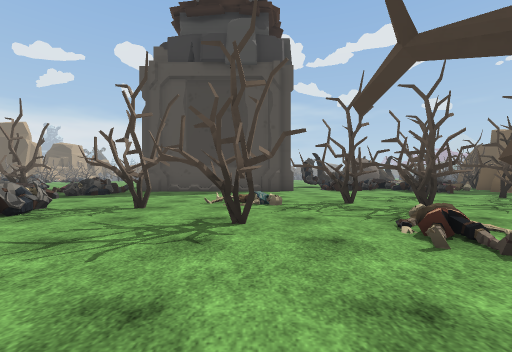
[1] (above)

20 first-person views from a walk through a scene from a Unity 3-D project. The camera is 1.2 m above the floor, looks level and sees 90° across. The floor is counted in squares, 2 m on a side. Each view is taken from the middle of a square. On the plan, view 1 faces up. The plan holds only what a view shows up to about 9 squares ahead; the rest is blank. The place goes on beyond the plan. The player is left out. Some animated figures are left out. Some surface patterns are stand-ins.

[2]
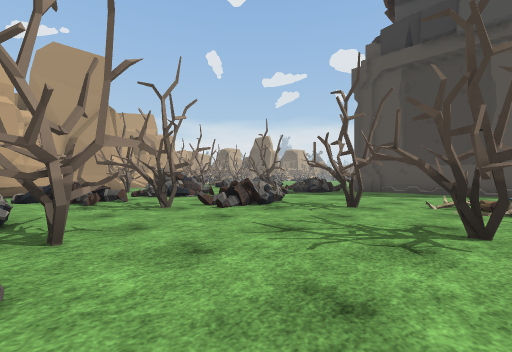

[3]
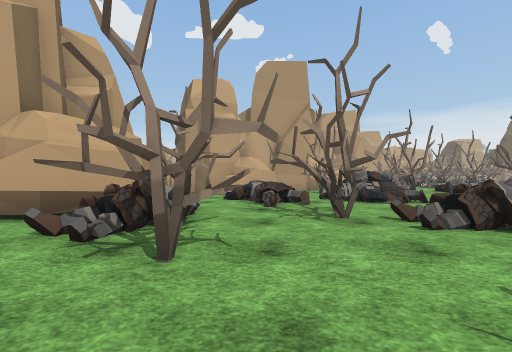

[4]
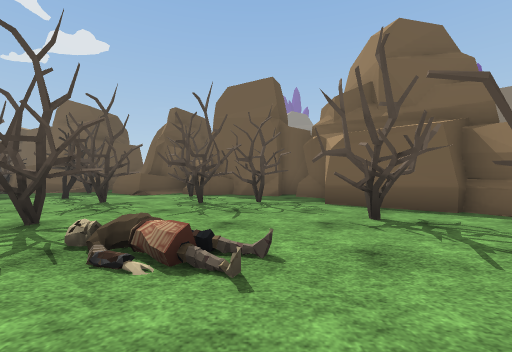

[5]
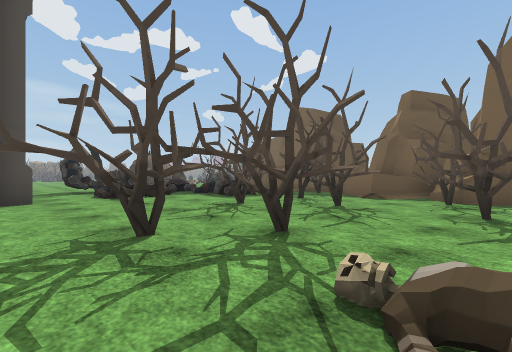

[6]
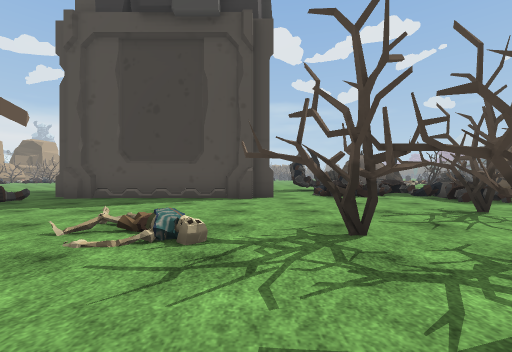

[7]
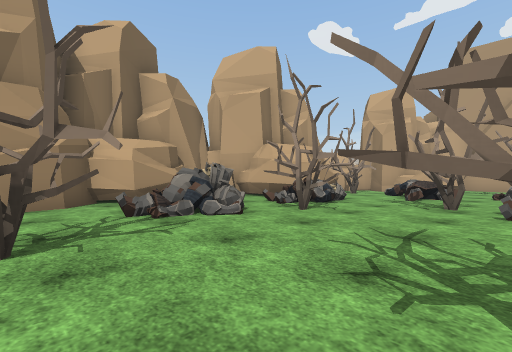

[8]
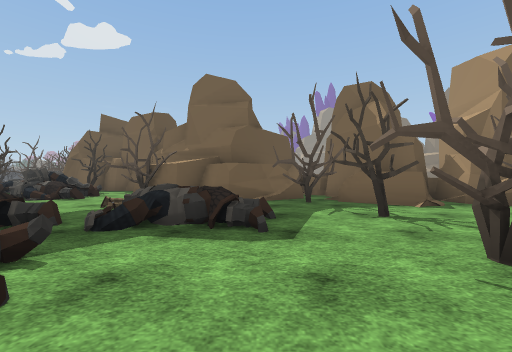

[9]
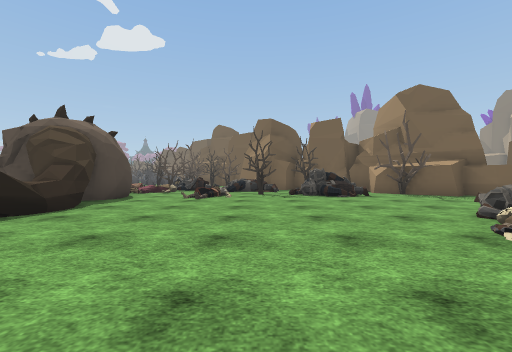

[10]
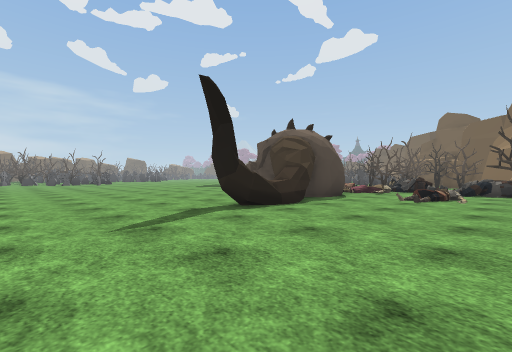

[11]
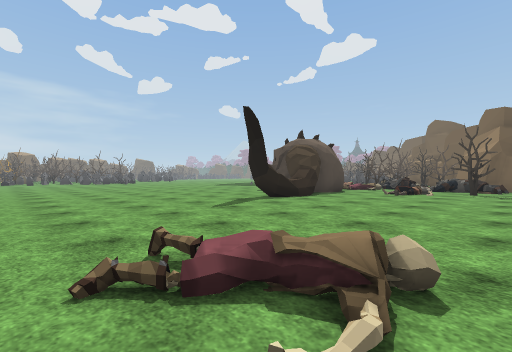

[12]
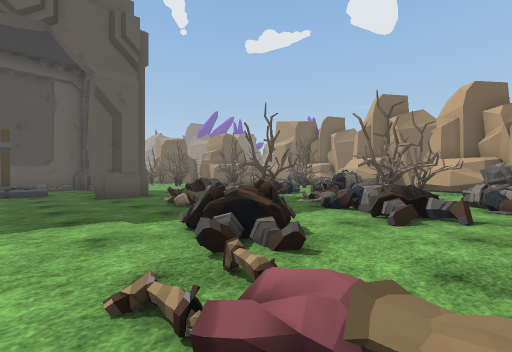

[13]
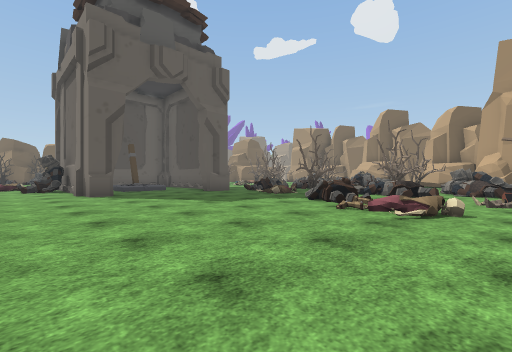

[14]
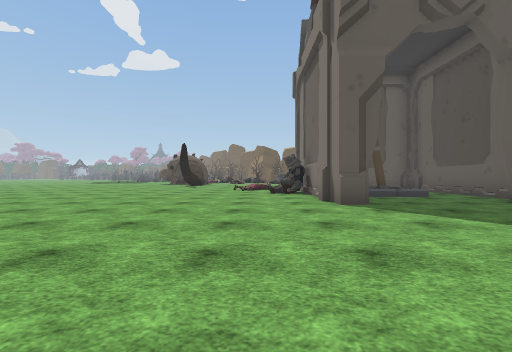

[15]
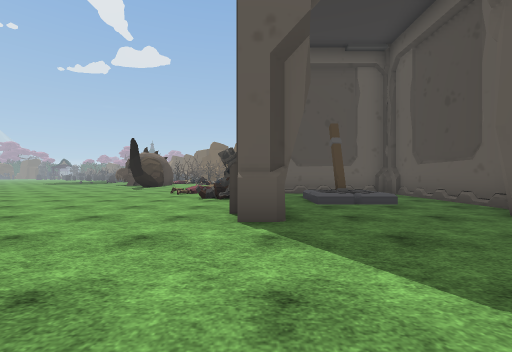

[16]
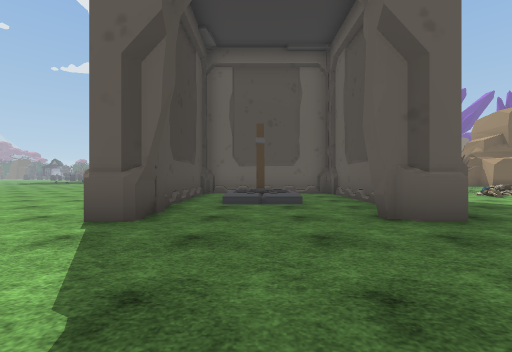

[17]
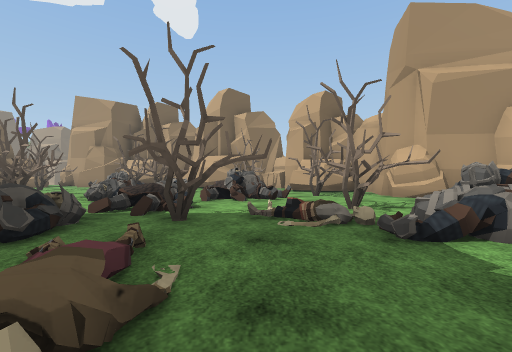

[18]
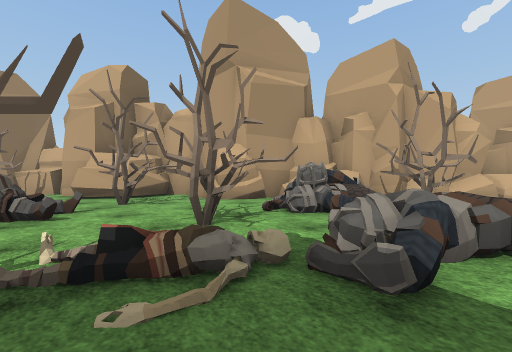

[19]
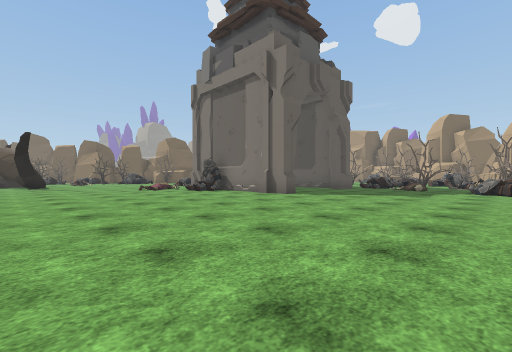

[20]
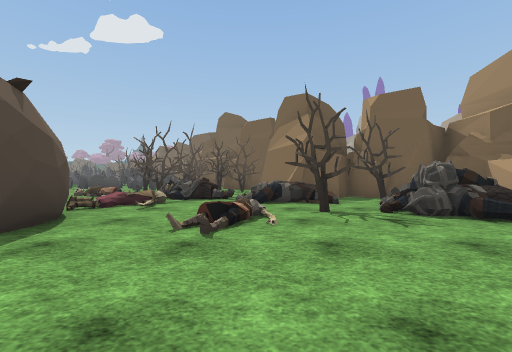

### Floor plan
Key: @ floor where view 1 was taken; # wall or solid block; . main floor; : floor 0.25 m higher than the main floor; + floor 0.5 m higher than the main floor; / step, stairs or slope; = window, fence, low wall or low ledge; ^ raised ledge; O other object.
Columns run from 13 left of view 1 to 15 right of it. Each row starts with its distance up from view 1.
 27              ......
 26              .......
 25            ..........
 24           ...........
 23          ............#
 22    ..................#
 21    ................#####  OO
 20    ......................OOO
 19    .................../...O.
 18    ...................//.O  #
 17 ..............O.........OO###
 16 ............O.............#
 15 .........######  /.....OOO#
 14 ..............#.OO:....OO.#
 13 ./.........#/ #.OOOO....###
 12 O//........// #..O.O...O##
 11 ../OO....#....#./OOO.:.##
 10 :.....O..######./O.OO.##
  9  .O...:.O..........+..##
  8 O.OO/OOO/.........O..OO#
  7 OOOO/.OO.........OO.O ##
  6  OOOO..O......OO..OO.#^#
  5 = .....O OOO...OO.OO.=^#
  4 ##.O.OO. O.O.O..O..OOO##
  3  #OO.OO..O..OO.O..OO..#
  2  ### .O.OO.........O.##
  1    ##OO.OOO......O....#
  0     #...OOO..@O.OO#####
 -1     #O###O.OO.. ..#
 -2     ### ##.OO..  ##
 -3         #######
 -4              #

Where each view was taken, in squares from view 1:
view 1: 0 up, 0 right, facing up
view 2: 0 up, 0 right, facing up-left
view 3: 1 up, 1 left, facing left
view 4: 2 up, 0 right, facing right
view 5: 3 up, 1 right, facing up-right
view 6: 3 up, 1 right, facing up
view 7: 3 up, 1 right, facing down-left
view 8: 9 up, 3 right, facing right
view 9: 17 up, 2 right, facing right
view 10: 17 up, 2 right, facing up-right
view 11: 16 up, 0 right, facing up-right
view 12: 13 up, 12 left, facing down-right
view 13: 17 up, 13 left, facing down-right
view 14: 17 up, 10 left, facing right
view 15: 15 up, 8 left, facing right
view 16: 13 up, 8 left, facing right
view 17: 11 up, 8 left, facing down
view 18: 9 up, 8 left, facing down-left
view 19: 22 up, 10 left, facing down-right
view 20: 18 up, 6 right, facing right
